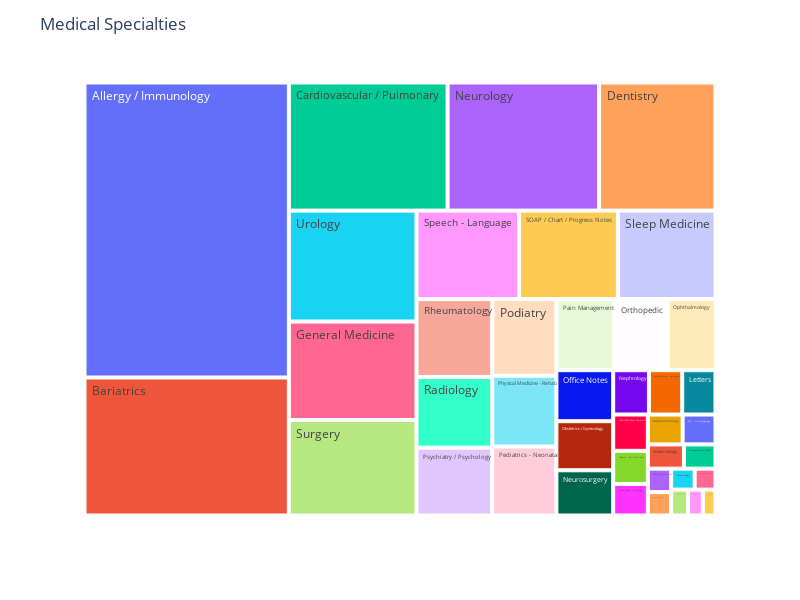

The notebook cell saved with this chart:
### Code cell
fig = px.treemap(df_treemap, path= ["medical_specialty"], values="value_count")
fig.update_layout(title='Medical Specialties', width=800, height=600)
fig.show()

### Figure 1 — Plotly figure (JSON) as saved in the notebook; plotly's stock layout.template omitted (floating-point values rounded to 4 significant figures)
{"data": [{"branchvalues": "total", "domain": {"x": [0, 1], "y": [0, 1]}, "hovertemplate": "labels=%{label}<br>value_count=%{value}<br>parent=%{parent}<br>id=%{id}<extra></extra>", "ids": [" Allergy / Immunology", " Autopsy", " Bariatrics", " Cardiovascular / Pulmonary", " Chiropractic", " Consult - History and Phy.", " Cosmetic / Plastic Surgery", " Dentistry", " Dermatology", " Diets and Nutritions", " Discharge Summary", " ENT - Otolaryngology", " Emergency Room Reports", " Endocrinology", " Gastroenterology", " General Medicine", " Hematology - Oncology", " Hospice - Palliative Care", " IME-QME-Work Comp etc.", " Lab Medicine - Pathology", " Letters", " Nephrology", " Neurology", " Neurosurgery", " Obstetrics / Gynecology", " Office Notes", " Ophthalmology", " Orthopedic", " Pain Management", " Pediatrics - Neonatal", " Physical Medicine - Rehab", " Podiatry", " Psychiatry / Psychology", " Radiology", " Rheumatology", " SOAP / Chart / Progress Notes", " Sleep Medicine", " Speech - Language", " Surgery", " Urology"], "labels": [" Allergy / Immunology", " Autopsy", " Bariatrics", " Cardiovascular / Pulmonary", " Chiropractic", " Consult - History and Phy.", " Cosmetic / Plastic Surgery", " Dentistry", " Dermatology", " Diets and Nutritions", " Discharge Summary", " ENT - Otolaryngology", " Emergency Room Reports", " Endocrinology", " Gastroenterology", " General Medicine", " Hematology - Oncology", " Hospice - Palliative Care", " IME-QME-Work Comp etc.", " Lab Medicine - Pathology", " Letters", " Nephrology", " Neurology", " Neurosurgery", " Obstetrics / Gynecology", " Office Notes", " Ophthalmology", " Orthopedic", " Pain Management", " Pediatrics - Neonatal", " Physical Medicine - Rehab", " Podiatry", " Psychiatry / Psychology", " Radiology", " Rheumatology", " SOAP / Chart / Progress Notes", " Sleep Medicine", " Speech - Language", " Surgery", " Urology"], "name": "", "parents": ["", "", "", "", "", "", "", "", "", "", "", "", "", "", "", "", "", "", "", "", "", "", "", "", "", "", "", "", "", "", "", "", "", "", "", "", "", "", "", ""], "type": "treemap", "values": [1103, 6, 516, 372, 7, 8, 8, 273, 9, 10, 10, 18, 14, 16, 19, 230, 20, 21, 23, 27, 27, 29, 355, 47, 51, 53, 62, 70, 75, 81, 83, 90, 94, 98, 108, 160, 158, 166, 223, 259]}], "layout": {"height": 600, "legend": {"tracegroupgap": 0}, "margin": {"t": 60}, "title": {"text": "Medical Specialties"}, "width": 800}}
